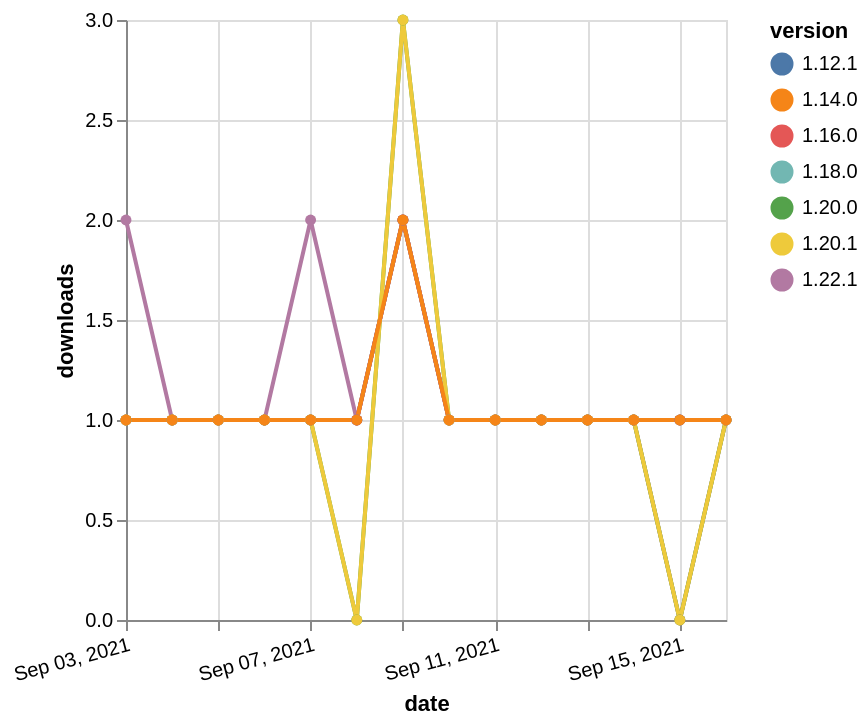

Source (Vega-Lite JSON):
### Vega-Lite specification from a JSON file in a GitHub repository (floating-point values rounded to 4 significant figures)
{"$schema": "https://vega.github.io/schema/vega-lite/v5.json", "description": "A simple bar chart with embedded data.", "data": {"values": [{"date": "2021-09-03", "total": 143, "delta": 1, "version": "1.18.0"}, {"date": "2021-09-04", "total": 144, "delta": 1, "version": "1.18.0"}, {"date": "2021-09-05", "total": 145, "delta": 1, "version": "1.18.0"}, {"date": "2021-09-06", "total": 146, "delta": 1, "version": "1.18.0"}, {"date": "2021-09-07", "total": 147, "delta": 1, "version": "1.18.0"}, {"date": "2021-09-08", "total": 148, "delta": 1, "version": "1.18.0"}, {"date": "2021-09-09", "total": 150, "delta": 2, "version": "1.18.0"}, {"date": "2021-09-10", "total": 151, "delta": 1, "version": "1.18.0"}, {"date": "2021-09-11", "total": 152, "delta": 1, "version": "1.18.0"}, {"date": "2021-09-12", "total": 153, "delta": 1, "version": "1.18.0"}, {"date": "2021-09-13", "total": 154, "delta": 1, "version": "1.18.0"}, {"date": "2021-09-14", "total": 155, "delta": 1, "version": "1.18.0"}, {"date": "2021-09-15", "total": 156, "delta": 1, "version": "1.18.0"}, {"date": "2021-09-16", "total": 157, "delta": 1, "version": "1.18.0"}, {"date": "2021-09-03", "total": 235, "delta": 1, "version": "1.12.1"}, {"date": "2021-09-04", "total": 236, "delta": 1, "version": "1.12.1"}, {"date": "2021-09-05", "total": 237, "delta": 1, "version": "1.12.1"}, {"date": "2021-09-06", "total": 238, "delta": 1, "version": "1.12.1"}, {"date": "2021-09-07", "total": 239, "delta": 1, "version": "1.12.1"}, {"date": "2021-09-08", "total": 240, "delta": 1, "version": "1.12.1"}, {"date": "2021-09-09", "total": 242, "delta": 2, "version": "1.12.1"}, {"date": "2021-09-10", "total": 243, "delta": 1, "version": "1.12.1"}, {"date": "2021-09-11", "total": 244, "delta": 1, "version": "1.12.1"}, {"date": "2021-09-12", "total": 245, "delta": 1, "version": "1.12.1"}, {"date": "2021-09-13", "total": 246, "delta": 1, "version": "1.12.1"}, {"date": "2021-09-14", "total": 247, "delta": 1, "version": "1.12.1"}, {"date": "2021-09-15", "total": 248, "delta": 1, "version": "1.12.1"}, {"date": "2021-09-16", "total": 249, "delta": 1, "version": "1.12.1"}, {"date": "2021-09-03", "total": 119, "delta": 2, "version": "1.22.1"}, {"date": "2021-09-04", "total": 120, "delta": 1, "version": "1.22.1"}, {"date": "2021-09-05", "total": 121, "delta": 1, "version": "1.22.1"}, {"date": "2021-09-06", "total": 122, "delta": 1, "version": "1.22.1"}, {"date": "2021-09-07", "total": 124, "delta": 2, "version": "1.22.1"}, {"date": "2021-09-08", "total": 125, "delta": 1, "version": "1.22.1"}, {"date": "2021-09-09", "total": 127, "delta": 2, "version": "1.22.1"}, {"date": "2021-09-10", "total": 128, "delta": 1, "version": "1.22.1"}, {"date": "2021-09-11", "total": 129, "delta": 1, "version": "1.22.1"}, {"date": "2021-09-12", "total": 130, "delta": 1, "version": "1.22.1"}, {"date": "2021-09-13", "total": 131, "delta": 1, "version": "1.22.1"}, {"date": "2021-09-14", "total": 132, "delta": 1, "version": "1.22.1"}, {"date": "2021-09-15", "total": 132, "delta": 0, "version": "1.22.1"}, {"date": "2021-09-16", "total": 133, "delta": 1, "version": "1.22.1"}, {"date": "2021-09-03", "total": 141, "delta": 1, "version": "1.20.0"}, {"date": "2021-09-04", "total": 142, "delta": 1, "version": "1.20.0"}, {"date": "2021-09-05", "total": 143, "delta": 1, "version": "1.20.0"}, {"date": "2021-09-06", "total": 144, "delta": 1, "version": "1.20.0"}, {"date": "2021-09-07", "total": 145, "delta": 1, "version": "1.20.0"}, {"date": "2021-09-08", "total": 145, "delta": 0, "version": "1.20.0"}, {"date": "2021-09-09", "total": 148, "delta": 3, "version": "1.20.0"}, {"date": "2021-09-10", "total": 149, "delta": 1, "version": "1.20.0"}, {"date": "2021-09-11", "total": 150, "delta": 1, "version": "1.20.0"}, {"date": "2021-09-12", "total": 151, "delta": 1, "version": "1.20.0"}, {"date": "2021-09-13", "total": 152, "delta": 1, "version": "1.20.0"}, {"date": "2021-09-14", "total": 153, "delta": 1, "version": "1.20.0"}, {"date": "2021-09-15", "total": 153, "delta": 0, "version": "1.20.0"}, {"date": "2021-09-16", "total": 154, "delta": 1, "version": "1.20.0"}, {"date": "2021-09-03", "total": 175, "delta": 1, "version": "1.16.0"}, {"date": "2021-09-04", "total": 176, "delta": 1, "version": "1.16.0"}, {"date": "2021-09-05", "total": 177, "delta": 1, "version": "1.16.0"}, {"date": "2021-09-06", "total": 178, "delta": 1, "version": "1.16.0"}, {"date": "2021-09-07", "total": 179, "delta": 1, "version": "1.16.0"}, {"date": "2021-09-08", "total": 180, "delta": 1, "version": "1.16.0"}, {"date": "2021-09-09", "total": 182, "delta": 2, "version": "1.16.0"}, {"date": "2021-09-10", "total": 183, "delta": 1, "version": "1.16.0"}, {"date": "2021-09-11", "total": 184, "delta": 1, "version": "1.16.0"}, {"date": "2021-09-12", "total": 185, "delta": 1, "version": "1.16.0"}, {"date": "2021-09-13", "total": 186, "delta": 1, "version": "1.16.0"}, {"date": "2021-09-14", "total": 187, "delta": 1, "version": "1.16.0"}, {"date": "2021-09-15", "total": 188, "delta": 1, "version": "1.16.0"}, {"date": "2021-09-16", "total": 189, "delta": 1, "version": "1.16.0"}, {"date": "2021-09-03", "total": 128, "delta": 1, "version": "1.20.1"}, {"date": "2021-09-04", "total": 129, "delta": 1, "version": "1.20.1"}, {"date": "2021-09-05", "total": 130, "delta": 1, "version": "1.20.1"}, {"date": "2021-09-06", "total": 131, "delta": 1, "version": "1.20.1"}, {"date": "2021-09-07", "total": 132, "delta": 1, "version": "1.20.1"}, {"date": "2021-09-08", "total": 132, "delta": 0, "version": "1.20.1"}, {"date": "2021-09-09", "total": 135, "delta": 3, "version": "1.20.1"}, {"date": "2021-09-10", "total": 136, "delta": 1, "version": "1.20.1"}, {"date": "2021-09-11", "total": 137, "delta": 1, "version": "1.20.1"}, {"date": "2021-09-12", "total": 138, "delta": 1, "version": "1.20.1"}, {"date": "2021-09-13", "total": 139, "delta": 1, "version": "1.20.1"}, {"date": "2021-09-14", "total": 140, "delta": 1, "version": "1.20.1"}, {"date": "2021-09-15", "total": 140, "delta": 0, "version": "1.20.1"}, {"date": "2021-09-16", "total": 141, "delta": 1, "version": "1.20.1"}, {"date": "2021-09-03", "total": 189, "delta": 1, "version": "1.14.0"}, {"date": "2021-09-04", "total": 190, "delta": 1, "version": "1.14.0"}, {"date": "2021-09-05", "total": 191, "delta": 1, "version": "1.14.0"}, {"date": "2021-09-06", "total": 192, "delta": 1, "version": "1.14.0"}, {"date": "2021-09-07", "total": 193, "delta": 1, "version": "1.14.0"}, {"date": "2021-09-08", "total": 194, "delta": 1, "version": "1.14.0"}, {"date": "2021-09-09", "total": 196, "delta": 2, "version": "1.14.0"}, {"date": "2021-09-10", "total": 197, "delta": 1, "version": "1.14.0"}, {"date": "2021-09-11", "total": 198, "delta": 1, "version": "1.14.0"}, {"date": "2021-09-12", "total": 199, "delta": 1, "version": "1.14.0"}, {"date": "2021-09-13", "total": 200, "delta": 1, "version": "1.14.0"}, {"date": "2021-09-14", "total": 201, "delta": 1, "version": "1.14.0"}, {"date": "2021-09-15", "total": 202, "delta": 1, "version": "1.14.0"}, {"date": "2021-09-16", "total": 203, "delta": 1, "version": "1.14.0"}]}, "width": "container", "mark": {"type": "line", "point": {"filled": true}}, "encoding": {"x": {"field": "date", "type": "temporal", "timeUnit": "yearmonthdate", "title": "date", "axis": {"labelAngle": -15}}, "y": {"field": "delta", "type": "quantitative", "title": "downloads"}, "color": {"field": "version", "type": "nominal"}, "tooltip": {"field": "delta"}}}
